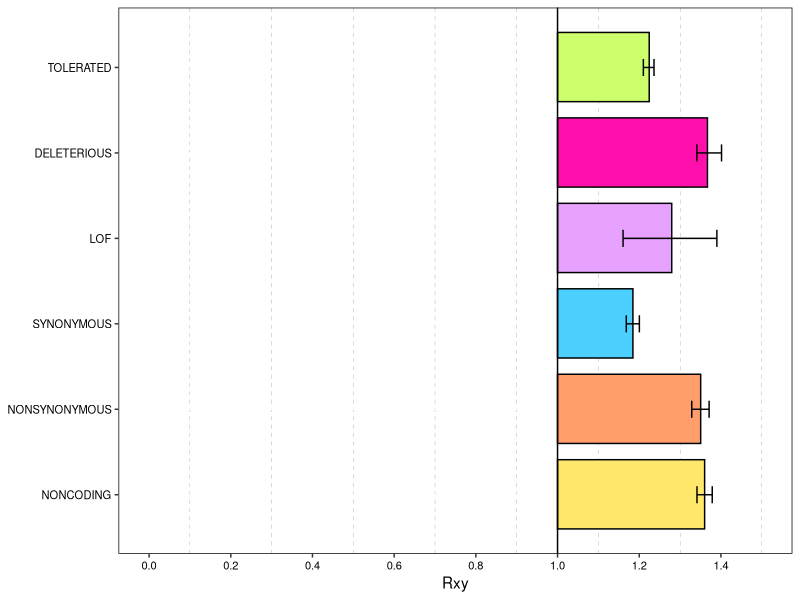

The R script that drew this image:
## ---- chunk 1
knitr::opts_chunk$set(echo = TRUE)
library(ggplot2)
library(ggpubr)
library(tidyr)
library(dplyr)
## ---- chunk 2
setwd("/Users/abc6435/Desktop/KROH/data/rxy")
rxy_v1 <- read.table("rxy_v1.txt", header = FALSE, sep = ' ')
rxy_v1$V0 <- 1
rxy_v1$V00 <- as.numeric(rownames(rxy_v1))
rxy_v1 <- rxy_v1[,c(5,1:4,6)]
colnames(rxy_v1) <- c("RXY_1", "RXY_2", "q025", "q975", "MUT", "MUT_NUM")

rxy_v2 <- read.table("rxy_v2.txt", header = FALSE, sep = ' ')
rxy_v2$V0 <- 1
rxy_v2$V00 <- as.numeric(rownames(rxy_v2))
rxy_v2 <- rxy_v2[,c(5,1:4,6)]
colnames(rxy_v2) <- c("RXY_1", "RXY_2", "q025", "q975", "MUT", "MUT_NUM")

## ---- chunk 3
colors = c("#fe0fac","#e7a2ff","#ffe86b","#ff9e6b","#4DD0FF","#ccff6b")
rxy_plot <- ggplot(rxy_v2, aes(y=MUT_NUM, fill=MUT)) +
  geom_rect(aes(xmin=RXY_1, xmax=RXY_2, 
                ymin=MUT_NUM-0.4, ymax=MUT_NUM+0.41), color="black") +
  scale_fill_manual(values = colors) +
  geom_errorbarh(aes(xmin = q025, xmax = q975, 
                     y = MUT_NUM), height = 0.2) +
  scale_x_continuous(limits=c(0,1.5), breaks=seq(0,1.5,0.2)) +
  scale_y_continuous(
    breaks = rxy_v1$MUT_NUM,
    labels = c("NONCODING","NONSYNONYMOUS","SYNONYMOUS",
               "LOF","DELETERIOUS","TOLERATED")) +
  geom_vline(xintercept = 1.0, color="black") +
  theme(
    panel.background = element_blank(),
    panel.grid.minor.x = element_line(linetype="dashed", color="black", size=0.05),
    panel.border = element_rect(color="black", fill=NA), 
    axis.title.y = element_blank(),
    axis.text.x = element_text(size=8, color="black"),
    axis.text.y = element_text(size=8, color="black")) +
  xlab("Rxy") +
  guides(fill = "none")

ggsave("rxy.png", plot=rxy_plot, path ="/Users/abc6435/Desktop",
       width = 4, height = 3, units = "in", dpi = 300)

